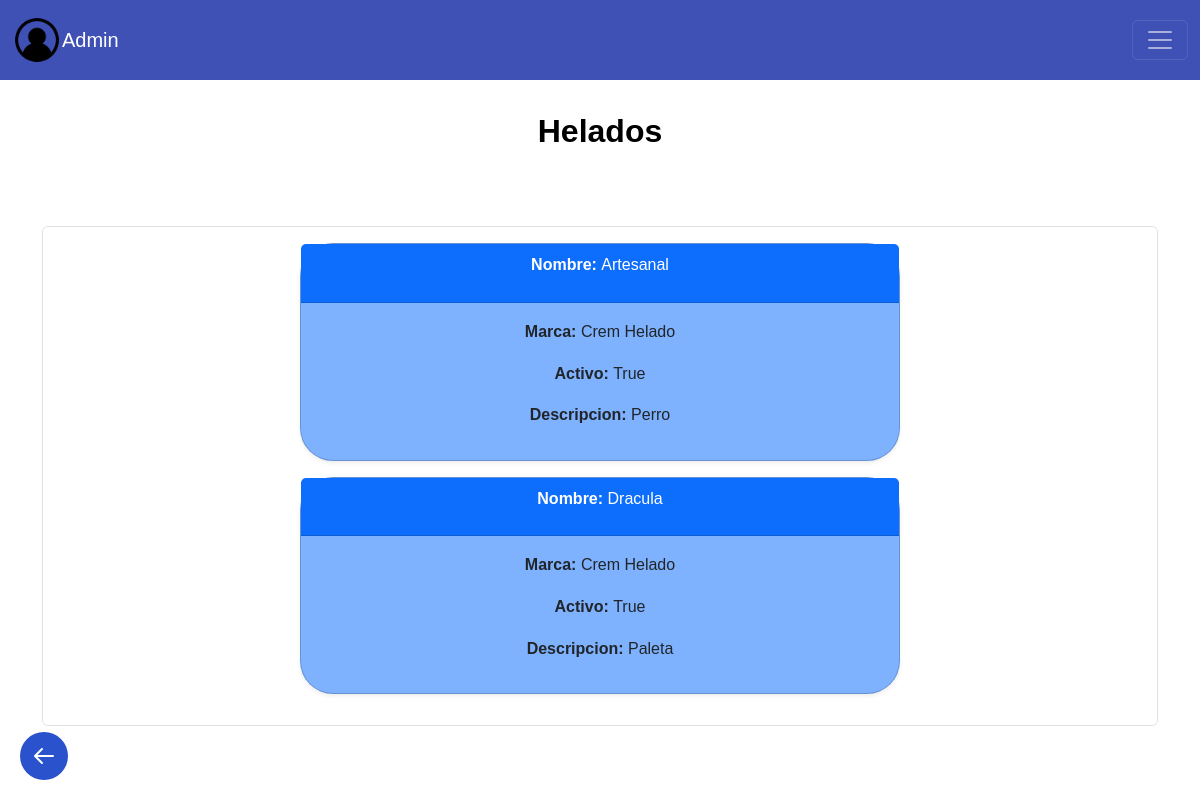
/homeA/inventarioAdmin/helados/, run on an earlier commit of the app's database.
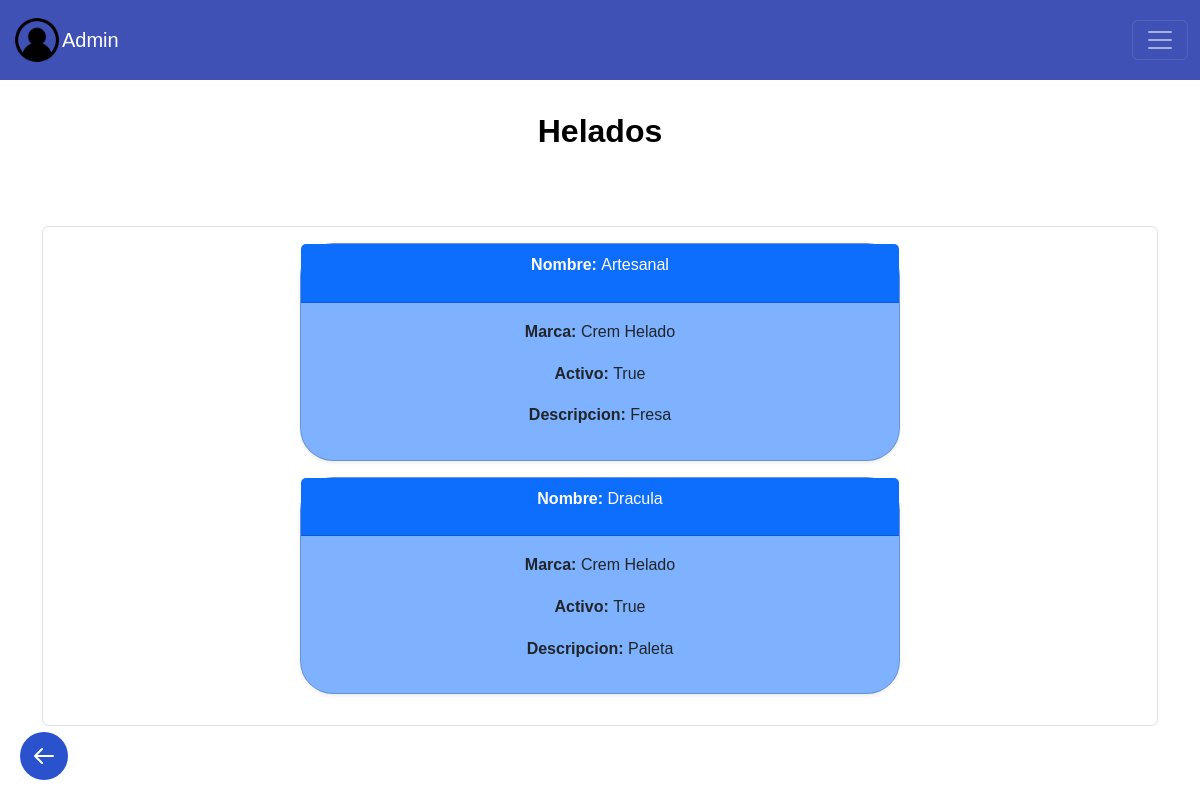
And on a later commit of the database.
### helados/models.py (models this page shows, shortened)
class Helado (models.Model):
    marca = models.CharField(max_length=200)
    nombre = models.CharField(max_length=200)
    descripcion = models.CharField(max_length=200)
    activo  = models.BooleanField(default=True)
    valor = models.IntegerField (blank= False)

### helados/views.py (the view)
# urls.py: path('homeA/inventarioAdmin/helados/', views.mostrarHelados, name='helados'),
def mostrarHelados(request):
    helados = Helado.objects.filter()
    return render(request, 'lista_helados.html', {
        'helados': helados
    })

### helados/frontend/templates/lista_helados.html (shortened to what this page needs)
{% extends 'layouts/base.html' %}
{% block user %}
Admin
{% endblock %}
{% block content %}
    <h2 class="dashboard-heading">Helados</h2>
    <main class="container my-4">
        <div class="scrollspy-example border rounded p-3 d-flex flex-column align-items-center"
        data-bs-spy="scroll"
        data-bs-offset="0"
        tabindex="0"
        style="height: 500px; width: 1600px; ; overflow-y: auto; align-items: center;">
            {% for helado in helados %}
                <a href="{% url 'editarHelado' helado.id %}" class="text-decoration-none w-100" style="max-width: 600px;">
                    <div class="card mb-3 shadow-sm">
                        <div class="card-header bg-primary text-white">
                            <b>Nombre: </b> {{ helado.nombre }}
                        </div>
                        <div class="card-body">
                            <p>
                                <b>Marca: </b> {{ helado.marca }}
                            </p>
                            <p>
                                <b>Activo: </b> {{ helado.activo }}
                            </p>
                            <p>
                                <b>Descripcion: </b> {{ helado.descripcion }}
                            </p>
                        </div>
                    </div>
                </a>
            {% endfor %}
        </div>
    </main>
    <a href="javascript:void(0);" class="back-button" onclick="window.history.back();">
        <svg xmlns="http://www.w3.org/2000/svg" fill="none" viewBox="0 0 24 24" stroke="currentColor">
            <path stroke-linecap="round" stroke-linejoin="round" stroke-width="2" d="M10 19l-7-7m0 0l7-7m-7 7h18" />
        </svg>
    </a>
{% endblock %}

What changed in the data, as far as the page shows it:
changed Helado "Artesanal": descripcion "Perro" → "Fresa"
